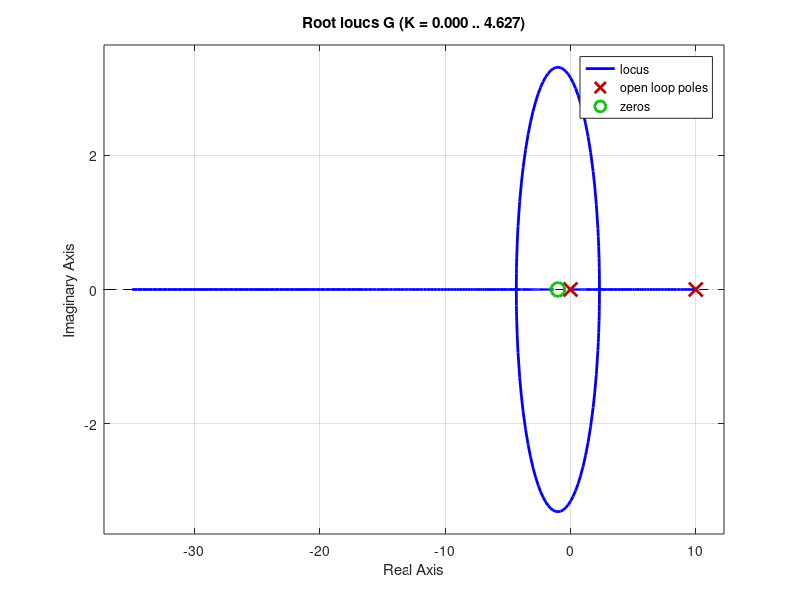
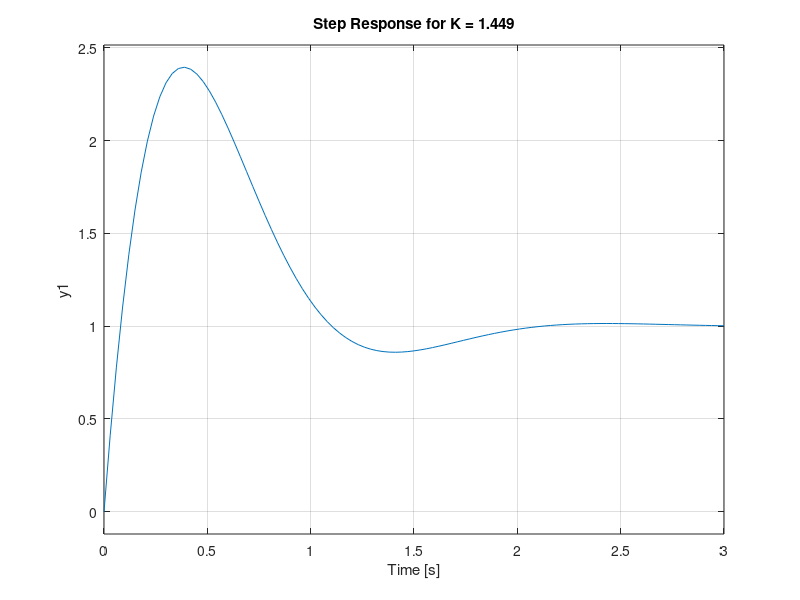

Recreate these plots in MATLAB, in order.
K = 1.449;
s = tf('s');
G = (s+1)/(s*(0.1*s - 1));
figure (1);
rlocus(G)

figure (2);
step(feedback(K*G, 1));
title('Step Response for K = 1.449');
grid on;
